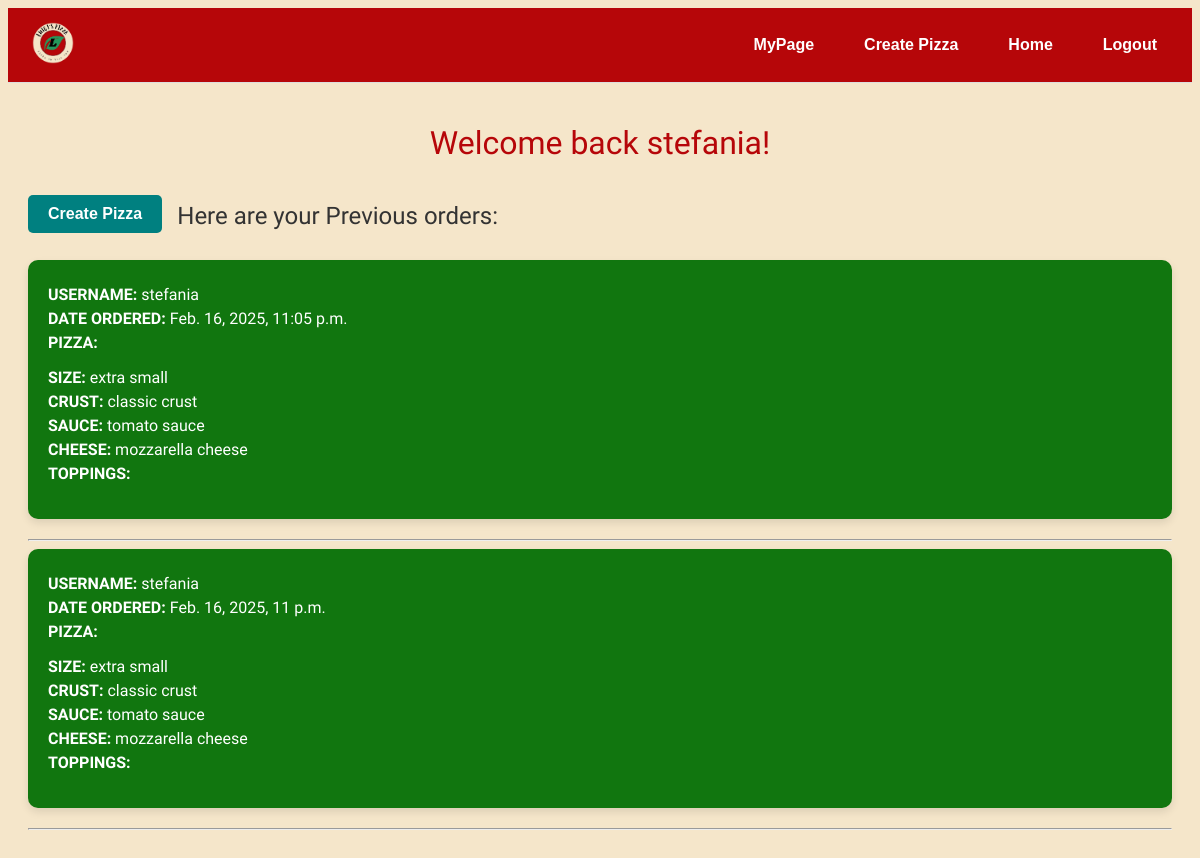
The page /dashboard (signed in) on the database its author committed.
### pizza_app/models.py (models this page shows, shortened)
class ManageOrders(models.Model):
  id = models.AutoField(primary_key=True)
  user = models.ForeignKey(User, on_delete=models.CASCADE, related_name='pizza_orders', null=True, blank=True) #many to one relationship
  order_date = models.DateTimeField(auto_now_add=True)
  pizza = models.ForeignKey('Pizza', on_delete=models.CASCADE)
  payment = models.ForeignKey('Account_details', on_delete=models.CASCADE, null=True, blank=True) #many to one relationship

class Pizza(models.Model):
  id = models.AutoField(primary_key=True)
  size = models.ForeignKey('Size', on_delete=models.CASCADE, default=1)
  crust = models.ForeignKey('Crust', on_delete=models.CASCADE, default=2)
  sauce = models.ForeignKey('Sauce', on_delete=models.CASCADE, default=1)
  cheese = models.ForeignKey('Cheese', on_delete=models.CASCADE, default=1)
  toppings = models.ManyToManyField('Toppings')

class Size(models.Model):#week 4 code
  id = models.AutoField(primary_key=True)
  size = models.CharField(max_length=30)

class Crust(models.Model):
  id = models.AutoField(primary_key=True)
  crust = models.CharField(max_length=30)

class Sauce(models.Model):
  id = models.AutoField(primary_key=True)
  sauce = models.CharField(max_length=30)

class Cheese(models.Model):
  id = models.AutoField(primary_key=True)
  cheese = models.CharField(max_length=30)

### pizza_app/views.py (the view)
# urls.py: path('dashboard',views.PizzaOrders, name='dashboard'),
@login_required(login_url="my_login")
def PizzaOrders(request):
    pizza_orders = ManageOrders.objects.filter(user=request.user).order_by('-order_date')
    return render(request, 'dashboard.html', {'PizzaOrders': pizza_orders})

### pizza_app/templates/dashboard.html (shortened to what this page needs)
{% extends "base.html" %}
{% load static %}
{% block extra_css %}
    <link rel="stylesheet" type="text/css" href="{% static 'css/dashboard.css' %}">
{% endblock %}
{% block content %}
<div class="dashboard-container">
  <h1>Welcome back {{ user.username }}!</h1>
  {% if user.is_authenticated %}
  <div class="header-with-button">
    <a href="{% url 'create_pizza' %}" class="btn">Create Pizza</a>
    <h2>Here are your Previous orders:</h2>
  </div>
    {% if PizzaOrders %}
      {% for order in PizzaOrders|slice:":10" %}
        {% if user.username == order.user.username %}
          <div class="order">
            <p><strong>USERNAME:</strong> {{ order.user.username }}</p>
            <p><strong>DATE ORDERED:</strong> {{ order.order_date }}</p>
            <p><strong>PIZZA:</strong></p>
            <ul>
              <li><strong>SIZE:</strong> {{ order.pizza.size.size }}</li>
              <li><strong>CRUST:</strong> {{ order.pizza.crust.crust }}</li>
              <li><strong>SAUCE:</strong> {{ order.pizza.sauce.sauce }}</li>
              <li><strong>CHEESE:</strong> {{ order.pizza.cheese.cheese }}</li>
              <li><strong>TOPPINGS:</strong>
              </li>
            </ul>
          </div>
          <hr>
        {% endif %}
      {% endfor %}
    {% else %}
      <p>No previous orders found.</p>
    {% endif %}
  {% endif %}
</div>
{% endblock %}

### pizza_app/templates/base.html (shortened to what this page needs)
<!DOCTYPE html>
<html>
<head>
    {% load static %}
    <link rel="stylesheet" type="text/css" href="{% static 'css/all.css' %}">
    {% block extra_css %}{% endblock %}
</head>
<body>
    <nav class="{% if request.path == '/my_login' or request.path == '/register' %}vertical-nav{% endif %}">
        <div class="logo">
            <a href="{% url 'index' %}"><img src="{% static 'images/logo.png' %}" alt="Logo"></a>
        </div>
        <ul>
            {% if user.is_authenticated %}
                <li><a href="{% url 'dashboard' %}">MyPage</a></li>
                <li><a href="{% url 'create_pizza' %}">Create Pizza</a></li>
                <li><a href="{% url 'index' %}">Home</a></li>
                <li><a href="{% url 'user_logout' %}">Logout</a></li>
            {% else %}
                <li><a href="{% url 'index' %}">Home</a></li>
                <li><a href="{% url 'register' %}">Register</a></li>
                <li><a href="{% url 'my_login' %}">Login</a></li>
            {% endif %}
        </ul>
    </nav>
    {% block content %}{% endblock %}
</body>
</html>

### pizza_app/static/css/all.css (style rules this page uses)
body { background-color: #F5E6CA; font-family: Arial, sans-serif; }
nav { background-color: #B60609; border-bottom: 1px solid #ddd; overflow: hidden; padding: 10px 20px; display: flex; align-items: center; justify-content: space-between; }
nav .logo img { height: 50px; }
nav ul { list-style-type: none; margin: 0; padding: 0; display: flex; }
nav ul li { margin-left: 20px; }
nav ul li a { display: block; color: #FFFFFF; text-align: center; padding: 10px 15px; text-decoration: none; font-weight: bold; }

### pizza_app/static/css/dashboard.css (style rules this page uses)
.dashboard-container { padding: 20px; }
.dashboard-container h1 { color: #B60609; font-size: 2em; margin-bottom: 20px; font-family: "Rock Salt", serif; font-weight: 400; font-style: normal; text-align: center; }
.dashboard-container h2 { color: #333; font-size: 1.5em; margin-bottom: 15px; font-family: "Rock Salt", serif; font-weight: 400; font-style: normal; }
.header-with-button { display: flex; align-items: center; margin-bottom: 15px; }
.header-with-button .btn { margin-right: 15px; background-color: #008080; color: #fff; text-decoration: none; padding: 10px 20px; border-radius: 5px; font-weight: bold; }
.order { background-color: #11760F; border-radius: 10px; box-shadow: 0 4px 8px rgba(0, 0, 0, 0.1); padding: 20px; margin-bottom: 20px; color: #fff; }
.order p { margin: 5px 0; font-family: "Rock Salt", serif; font-weight: 400; font-style: normal; }
.order ul { list-style-type: none; padding: 0; font-family: "Rock Salt", serif; font-weight: 400; font-style: normal; }
.order ul li { margin-bottom: 5px; }

### rows shown on the page
ManageOrders: user.username "stefania", order_date "Feb. 16, 2025, 11:05 p.m.", pizza.size.size "extra small", pizza.crust.crust "classic crust", pizza.sauce.sauce "tomato sauce", pizza.cheese.cheese "mozzarella cheese"
ManageOrders: user.username "stefania", order_date "Feb. 16, 2025, 11 p.m.", pizza.size.size "extra small", pizza.crust.crust "classic crust", pizza.sauce.sauce "tomato sauce", pizza.cheese.cheese "mozzarella cheese"

### other values the page prints
{{ user.username }} "stefania"
